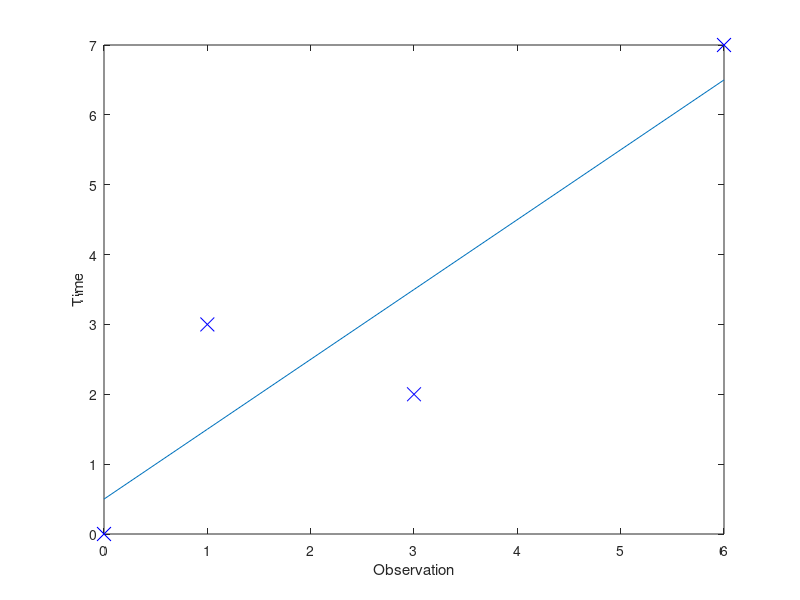

MATLAB code to generate this figure: (Note: this script raises an error after producing the figure.)
% Linear regression in Octave. From the Coursera Machine Learning course.

clear ; 
close all; 
clc


% Here is a little toy example of what we're doing

% We create 4 toy training example pairs [time ; value] 
toy_data = [ 0 0 ; 
             1 3 ; 
             3 2 ; 
             6 7];

% X is the time values 
X_toy = toy_data(:,1);
% Y is the values
y_toy = toy_data(:,2);

%take a look at it
plot(X_toy, y_toy, 'bx', 'MarkerSize',10) % plot the scatter data 
ylabel('Time');            % Set the y axis label
xlabel('Observation'); % Set the x axis label

% Set up a gradient descent 
m_t = length(y_toy); % number of examples
X_t = [ones(m_t,1), toy_data(:,1)]; % we add a column of ones to set up the matrix 
theta_t = zeros(2,1); % This is our fit parameters theta_0 and theta_1

%What is the cost with these parameters???

sum((X_t * theta_t - y_toy).^2) / ( 2 * m_t)

% ie 
sum(([1 0; 1 1; 1 3; 1 6]*[0; 0] - [0; 3; 2; 7]).^2) / (2* m_t)

% minimise the cost using gradient descent 
its = 1000; % number of iterations 
alp = 0.015; % learning rate 
for iter = 1:its
theta_t = theta_t - (alp / m_t) .* sum((X_t * theta_t - y_toy).*X_t)';
end 
% Plot the linear fit
hold on; % keep previous plot visible
plot(X_t(:,2), X_t*theta_t, '-')
hold off % don't overlay any more plots on this figure









% Let's try with some more training examples 
%Load the training data 
train_data = load('ex1data1.txt');

%plot the data 
figure;
X = train_data(:, 1); %isolate the first column. 
y = train_data(:, 2); %isolate the second column. 
plot(X, y, 'rx', 'MarkerSize',10) % plot the scatter data 
ylabel('Profit in $10,000s');            % Set the y axis label
xlabel('Population of City in 10,000s'); % Set the x axis label

%Start gradient descent
m = length(y); % m is the number of training examples
X = [ones(m, 1), train_data(:,1)]; % Add a column of ones to x
theta = zeros(2, 1); % initialize fitting parameters at 0 0 

iterations = 5000; % our iteration parameter
alpha = 0.01; % learning speed 

J = 0; % initialise the cost
J_history = zeros(iterations, 1);

for iter = 1:iterations
theta = theta - (alpha / m) .* sum((X * theta - y).*X)';
J_history(iter) = costComputer(X, y, theta, m);
end 

% print out our theta to screen
fprintf('Theta found by gradient descent: ');
fprintf('%f %f \n', theta(1), theta(2));

% Plot the linear fit
hold on; % keep previous plot visible
plot(X(:,2), X*theta, '-')
legend('Training data', 'Linear regression')
hold off % don't overlay any more plots on this figure

% Some predictions for population sizes of 35,000 and 70,000
predict1 = [1, 3.5] *theta;
fprintf('For population = 35,000, we predict a profit of %f\n',...
    predict1*10000);
predict2 = [1, 7] * theta;
fprintf('For population = 70,000, we predict a profit of %f\n',...
    predict2*10000);
    
% Visualing the cost function    
% Grid of values for J
theta0_vals = linspace(-10, 10, 100);
theta1_vals = linspace(-1, 4, 100);

% Create initial J_vals matrix of 0's
J_vals = zeros(length(theta0_vals), length(theta1_vals));

% Loop over the values in our grid and calculate the cost J
for i = 1:length(theta0_vals)
    for j = 1:length(theta1_vals)
	  t = [theta0_vals(i); theta1_vals(j)];    
	  J_vals(i,j) = costComputer(X, y, t, m);
    end
end

% Because of the way meshgrids work in the surf command, we need to 
% transpose J_vals before calling surf, or else the axes will be flipped
J_vals = J_vals';
% Plot a 3D surface plot
figure;
surf(theta0_vals, theta1_vals, J_vals)
xlabel('\theta_0'); 
ylabel('\theta_1'); 
zlabel('Cost function J')
hold on 

% Plot the theta value we found on the surface plot 
plot(theta(1), theta(2), costComputer(X, y, [theta(1); theta(2)], m), 'rx', 'MarkerSize', 10, 'LineWidth', 2);
% Contour plot
figure;
% Plot J_vals as 15 contours spaced logarithmically between 0.01 and 100
contour(theta0_vals, theta1_vals, J_vals, logspace(-2, 3, 60))
xlabel('\theta_0'); ylabel('\theta_1');
hold on;

%Plot the theta value we found on the contour plot 
plot(theta(1), theta(2), 'rx', 'MarkerSize', 10, 'LineWidth', 2);


%Let's look at the convergence of our cost function
its=[1:iterations];
figure;
plot(its,J_history, '-');
xlabel('Iteration'); 
ylabel('J'); 
